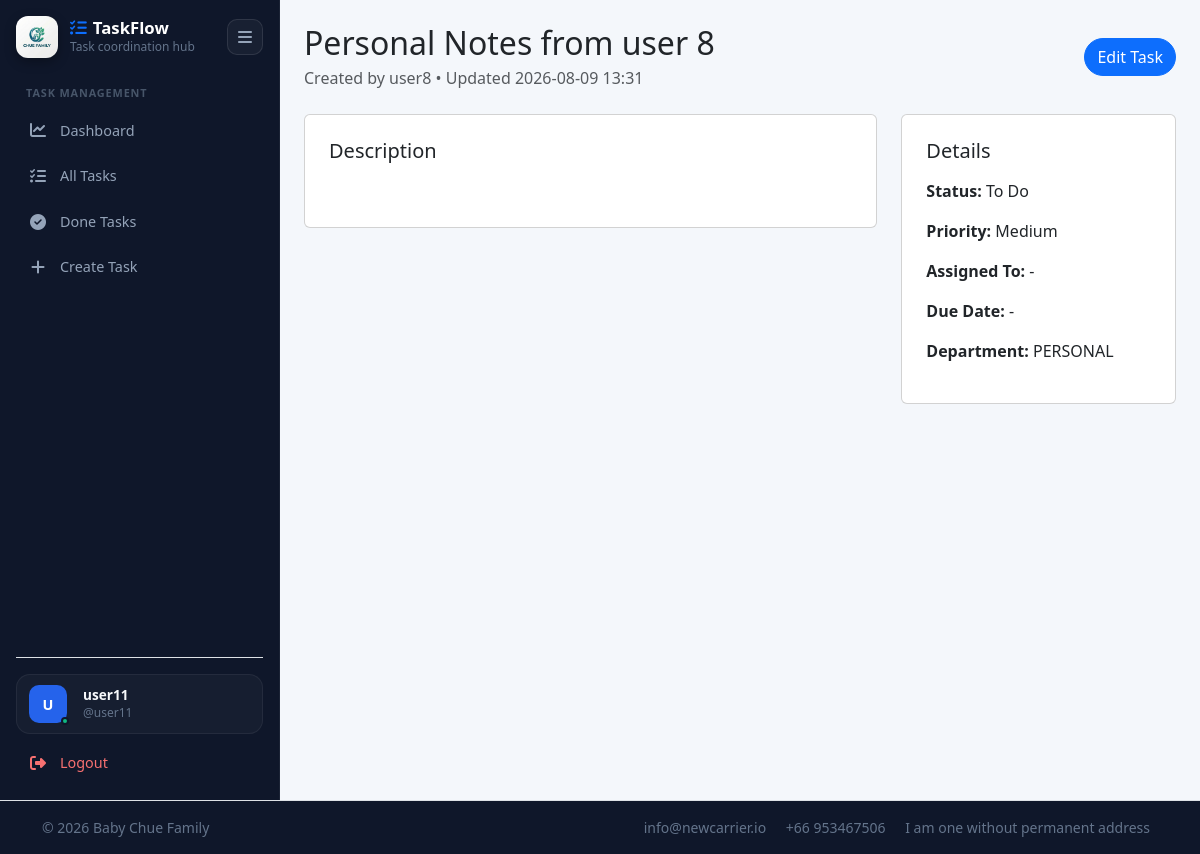
The page /tasks/15/ (signed in) on the database its author committed.
### tasks/models.py (models this page shows, shortened)
class Task(models.Model):
    TODO =  'TODO'
    IN_PROGRESS = 'IN_PROGRESS'
    DONE = 'DONE'
    BLOCKED = 'BLOCKED'
    STATUS_CHOICES = (
        (TODO, 'To Do'),
        (IN_PROGRESS, 'In Progress'),
        (DONE, 'Done'),
        (BLOCKED, 'Blocked'),
    )
    LOW = 'LOW'
    MEDIUM = 'MEDIUM'
    HIGH = 'HIGH'
    URGENT = 'URGENT'
    PRIORITY_CHOICES = (
        (LOW, "Low"),
        (MEDIUM, "Medium"),
        (HIGH, "High"),
        (URGENT, "Urgent"),
    )
    PERSONAL = 'PERSONAL'
    DEPARTMENT = 'DEPARTMENT'
    ORGANIZATION = 'ORGANIZATION'
    VISIBILITY_CHOICES = (
        (PERSONAL, 'Personal'),
        (DEPARTMENT, 'Department'),
        (ORGANIZATION, 'Organization'),
    )
    ORDINARY = 'ORDINARY'
    UNFINISHED_WORK = 'UNFINISHED_WORK'
    TASK_NATURE_CHOICES = (
        (ORDINARY, 'Oridinary Task'),
        (UNFINISHED_WORK, 'Unfinished Work')
    )
    title = models.CharField(max_length=200)
    description = models.TextField(blank=True)
    status = models.CharField(max_length=20, choices=STATUS_CHOICES, default=TODO)
    priority = models.CharField(max_length=20, choices=PRIORITY_CHOICES, default=MEDIUM)
    due_date = models.DateField(null=True, blank=True)
    attachment_link = models.URLField(null=True, blank=True, help_text='Optional link to Google Drive, OneDrive, or any external resource')
    organization_id = models.CharField(max_length=100, blank=True, db_index=True)
    visibility = models.CharField(max_length=20, choices=VISIBILITY_CHOICES, default=PERSONAL)
    task_nature = models.CharField(max_length=30, choices=TASK_NATURE_CHOICES, default=ORDINARY)
    department = models.ForeignKey(
        Department,
        on_delete=models.SET_NULL,
        null=True,
        blank=True,
        related_name="tasks",
    )
    assigned_to = models.ForeignKey(
        settings.AUTH_USER_MODEL,
        on_delete=models.SET_NULL,
        null=True,
        blank=True,
        related_name="assigned_tasks",
    )
    created_by = models.ForeignKey(
        settings.AUTH_USER_MODEL,
        on_delete=models.SET_NULL,
        null=True,
        related_name="created_tasks",
    )
    created_at = models.DateTimeField(auto_now_add=True)
    updated_at = models.DateTimeField(auto_now=True)
    class Meta:
        ordering = ['-created_at']

class Department(models.Model):
    name = models.CharField(max_length=100)
    description = models.TextField(blank=True)
    organization_id = models.CharField(max_length=100, blank=True, db_index=True)
    created_at = models.DateTimeField(auto_now_add=True)
    class Meta:
        constraints = [
            models.UniqueConstraint(
                fields=['name', 'organization_id'],
                name='unique_department_name_per_organization'
                )
        ]

### tasks/views.py (the view)
# urls.py: path("<int:pk>/", views.task_detail, name="task_detail"),
@login_required
def task_detail(request, pk):
    visible_tasks = _visible_tasks_for_user(request.user)
    task = get_object_or_404(visible_tasks, pk=pk)
    return render(request, "tasks/task_detail.html", {"task": task})

### tasks/templates/tasks/task_detail.html (shortened to what this page needs)
{% extends "tasks/base_tasks.html" %}
{% block content %}
<div class="d-flex justify-content-between align-items-center mb-4">
  <div>
    <h2 class="mb-1">{{ task.title }}</h2>
    <p class="text-muted mb-0">Created by {{ task.created_by|default:"-" }} • Updated {{ task.updated_at|date:"Y-m-d H:i" }}</p>
  </div>
  <a href="{% url 'tasks:task_update' task.pk %}" class="btn btn-primary rounded-pill">Edit Task</a>
</div>
<div class="row g-4">
  <div class="col-lg-8">
    <div class="card soft-card p-4">
      <h5>Description</h5>
    </div>
  </div>
  <div class="col-lg-4">
    <div class="card soft-card p-4">
      <h5 class="mb-3">Details</h5>
      <p><strong>Status:</strong> {{ task.get_status_display }}</p>
      <p><strong>Priority:</strong> {{ task.get_priority_display }}</p>
      <p><strong>Assigned To:</strong> {{ task.assigned_to|default:"-" }}</p>
      <p><strong>Due Date:</strong> {{ task.due_date|default:"-" }}</p>
      <p><strong>Department:</strong> {{ task.department.name|default:"-" }}</p>
    </div>
  </div>
</div>
{% endblock %}

### tasks/templates/tasks/base_tasks.html (shortened to what this page needs)
{% load static %}
<!DOCTYPE html>
<html lang="en">
<head>
  <link href="https://cdn.jsdelivr.net/npm/bootstrap@5.3.3/dist/css/bootstrap.min.css" rel="stylesheet">
  <link href="https://cdnjs.cloudflare.com/ajax/libs/font-awesome/6.5.2/css/all.min.css" rel="stylesheet">
</head>
<body>
  <div class="container-fluid px-0">
    <div class="row g-0 app-shell">
      <aside class="sidebar p-3" id="appSidebar">
        <div class="sidebar-inner d-flex flex-column h-100">
          <div>
            <div class="sidebar-header mb-3">
              <div class="brand-wrap">
                <img src="{% static 'images/Logo.png' %}" alt="Logo" class="brand-logo">
                <div class="brand-text">
                  <div class="brand-title"><i class="fa-solid fa-list-check text-primary"></i> TaskFlow</div>
                  <div class="brand-subtitle">Task coordination hub</div>
                </div>
              </div>
              <button class="sidebar-toggle" id="desktopSidebarToggle" type="button" aria-label="Toggle sidebar">
                <i class="fa-solid fa-bars"></i>
              </button>
            </div>
            <nav>
              <div class="nav-section-title">Task Management</div>
              <a href="{% url 'tasks:dashboard' %}" class="{% if request.resolver_match.url_name == 'dashboard' %}active{% endif %}">
                <i class="fa-solid fa-chart-line"></i>
                <span class="nav-label">Dashboard</span>
              </a>
              <a href="{% url 'tasks:task_list' %}" class="{% if request.resolver_match.url_name == 'task_list' and selected_status != status_done %}active{% endif %}">
                <i class="fa-solid fa-list-check"></i>
                <span class="nav-label">All Tasks</span>
              </a>
              <a href="{% url 'tasks:task_list' %}?status=done" class="{% if request.resolver_match.url_name == 'task_list' and selected_status == status_done %}active{% endif %}">
                <i class="fa-solid fa-circle-check"></i>
                <span class="nav-label">Done Tasks</span>
              </a>
              <a href="{% url 'tasks:task_create' %}" class="{% if request.resolver_match.url_name == 'task_create' %}active{% endif %}">
                <i class="fa-solid fa-plus"></i>
                <span class="nav-label">Create Task</span>
              </a>
            </nav>
          </div>
          <div class="mt-auto pt-3 border-top border-white-50 border-opacity-10 d-flex flex-column gap-2">
            <div class="user-card d-flex align-items-center gap-3">
              <div class="avatar-circle {% cycle 'avatar-blue' 'avatar-green' 'avatar-amber' 'avatar-purple' 'avatar-pink' %}">
                {% if user.profile.image %}
                  <img src="{{ user.profile.image.url }}" alt="{{ user.username }} avatar">
                {% else %}
                  {{ user.get_full_name|default:user.username|slice:":1"|upper }}
                {% endif %}
                <span class="status-dot"></span>
              </div>
              <div class="user-meta">
                <div class="user-name">{{ user.get_full_name|default:user.username }}</div>
                <div class="user-handle">@{{ user.username }}</div>
              </div>
            </div>
            <a href="{% url 'account_logout' %}" class="logout-link">
              <i class="fa-solid fa-right-from-bracket"></i>
              <span class="logout-label">Logout</span>
            </a>
          </div>
        </div>
      </aside>
      <div class="col-lg p-4 main-content">
        {% block content %}{% endblock %}
      </div>
    </div>
  </div>
  <footer class="section-footer border-top" style="background:#0f172a; color:#64748b;">
    <div class="container">
      <section class="footer-bottom row py-3">
        <div class="col-md-3">
          <p class="mb-0 small">&copy; 2026 Baby Chue Family</p>
        </div>
        <div class="col-md-9 text-md-end small">
          <span class="px-2">info@newcarrier.io</span>
          <span class="px-2">+66 953467506</span>
          <span class="px-2">I am one without permanent address</span>
        </div>
      </section>
    </div>
  </footer>
</body>
</html>

### tasks/templates/tasks/base_tasks.html (style rules this page uses)
body { background: #f4f7fb; font-family: system-ui, -apple-system, "Segoe UI", Roboto, "Helvetica Neue", Arial, sans-serif; }
.app-shell { min-height: 100vh; }
.sidebar { height: 100vh; width: 280px; background: #0f172a; color: #e2e8f0; position: sticky; top: 0; transition: width 0.25s cubic-bezier(0.4, 0, 0.2, 1), padding 0.25s ease; z-index: 1030; overflow-x: hidden; border-right: 1px solid rgba(255, 255, 255, 0.05); }
.sidebar-inner { min-height: 100%; }
.sidebar-header { display: flex; align-items: center; justify-content: space-between; gap: 12px; padding-bottom: 8px; }
.brand-wrap { display: flex; align-items: center; gap: 12px; min-width: 0; }
.brand-logo { width: 42px; height: 42px; object-fit: cover; border-radius: 12px; box-shadow: 0 4px 12px rgba(0, 0, 0, 0.3); flex-shrink: 0; }
.brand-text { min-width: 0; white-space: nowrap; }
.brand-title { font-size: 1.05rem; font-weight: 700; color: #ffffff; line-height: 1.2; display: flex; align-items: center; gap: 6px; }
.brand-subtitle { color: #64748b; font-size: 0.75rem; font-weight: 500; }
.sidebar-toggle { width: 36px; height: 36px; border: 1px solid rgba(255, 255, 255, 0.1); border-radius: 10px; background: rgba(255, 255, 255, 0.04); color: #94a3b8; display: inline-flex; align-items: center; justify-content: center; transition: all 0.2s ease; flex-shrink: 0; }
.user-card { background: rgba(255, 255, 255, 0.03); border: 1px solid rgba(255, 255, 255, 0.06); border-radius: 14px; padding: 10px 12px; transition: all 0.2s ease; }
.avatar-circle { width: 38px; height: 38px; border-radius: 10px; display: flex; align-items: center; justify-content: center; font-weight: 700; font-size: 0.9rem; color: white; position: relative; flex-shrink: 0; }
.avatar-blue { background: #2563eb; }
.status-dot { width: 8px; height: 8px; border-radius: 50%; background: #10b981; border: 2px solid #0f172a; position: absolute; right: -2px; bottom: -2px; }
.user-meta { min-width: 0; }
.user-name { color: #f8fafc; font-weight: 600; font-size: 0.85rem; line-height: 1.2; white-space: nowrap; overflow: hidden; text-overflow: ellipsis; }
.user-handle { color: #64748b; font-size: 0.75rem; white-space: nowrap; overflow: hidden; text-overflow: ellipsis; }
.nav-section-title { font-size: 0.68rem; letter-spacing: 0.08em; font-weight: 700; color: #475569; margin-top: 1.2rem; margin-bottom: 0.5rem; padding-left: 10px; text-transform: uppercase; white-space: nowrap; }
.sidebar nav a, .sidebar .logout-link { color: #94a3b8; text-decoration: none; display: flex; align-items: center; gap: 12px; padding: 10px 12px; border-radius: 10px; margin-bottom: 4px; font-size: 0.9rem; font-weight: 500; transition: all 0.2s ease; white-space: nowrap; position: relative; }
.sidebar nav a i, .sidebar .logout-link i { font-size: 1rem; width: 20px; text-align: center; transition: transform 0.2s ease; }
.logout-link { color: #f87171 !important; margin-bottom: 0 !important; }
.main-content { min-width: 0; }

### rows shown on the page
Task: title "Personal Notes from user 8", created_by "user8", updated_at "2026-08-09 13:31", status "To Do", priority "Medium", assigned_to "-", due_date "-", department.name "PERSONAL"

### other values the page prints
{{ user.get_full_name|default:user.username|slice:":1"|upper }} "U"
{{ user.get_full_name|default:user.username }} "user11"
{{ user.username }} "user11"
